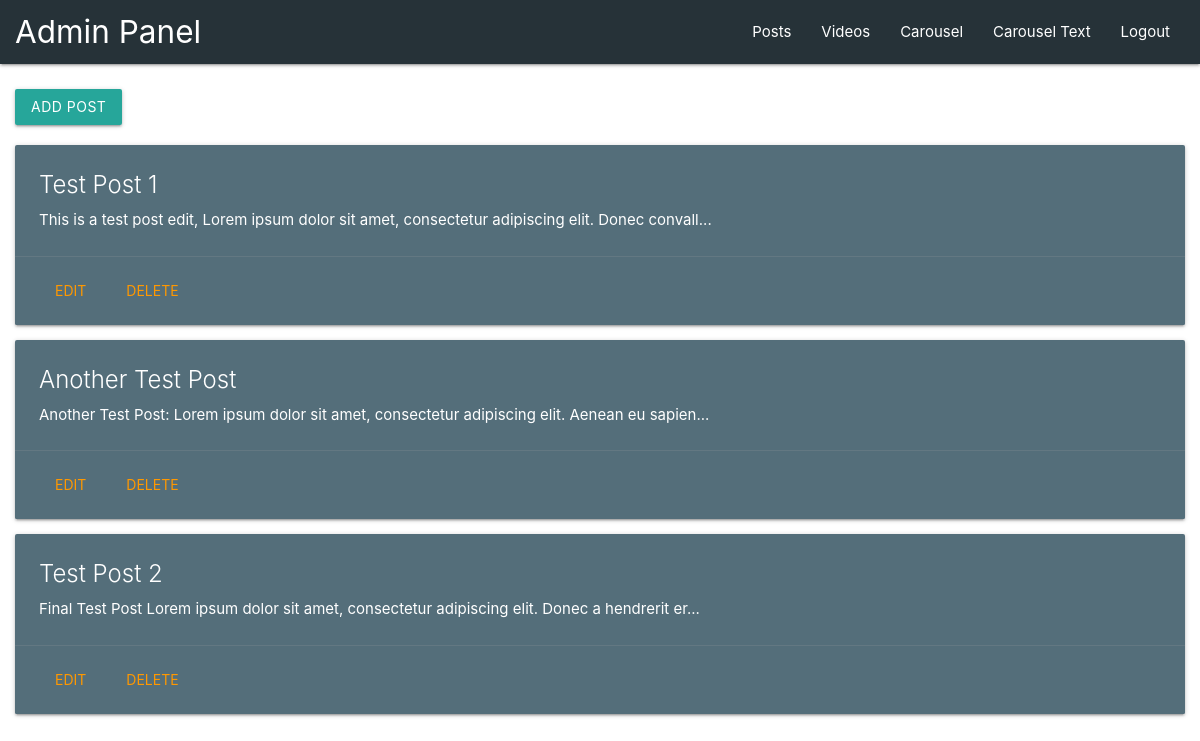
Page /lift-admin/posts/ (signed in) on the committed database.
### liftblog/models.py (models this page shows, shortened)
class TextPost(models.Model):
    title = models.CharField(max_length=75)
    author = models.ForeignKey(User, on_delete=models.CASCADE)
    post_image = models.ImageField(upload_to='images/', blank=True)
    content = models.TextField()
    created_at = models.DateTimeField(auto_now=True)

### liftblog/views.py (the view)
# urls.py: path('lift-admin/posts/', views.allPosts, name="All Posts"),
def allPosts(request):
    posts = TextPost.objects.all()
    context = {
        "title": "Text Posts",
        "posts": posts
    }
    return render(request, 'admin_posts.html', context)

### liftblog/templates/admin_posts.html (shortened to what this page needs)
{% extends 'admin_master.html' %}
{% block admin_block %}
    <div class="center-box">
        <div class="row">
            <a href="add-post/" class="waves-effect waves-light btn">Add Post</a>
        </div>
        {% for post in posts %}
            <div class="col s12 m6 l6">
                <div class="card blue-grey darken-1">
                    <div class="card-content white-text">
                        <span class="card-title">{{ post.title }}</span>
                        {% if post.content|length > 100 %}
                            <p>{{ post.content|slice:100 }}...</p>
                        {% else %}
                            <p>{{ post.content }}</p>
                        {% endif %}
                    </div>
                    <div class="card-action" style="display: flex;">
                        <a class="waves-effect waves-teal btn-flat orange-text" href="{{ post.id }}/edit">Edit</a>
                        <form action="{{ post.id }}/delete/" method="POST">
                            <button class="waves-effect waves-teal btn-flat orange-text" style="margin: 0; padding: 0;" type="submit">Delete</button>
                        </form>
                    </div>
                </div>
            </div>
        {% endfor %}
    </div>
{% endblock %}

### liftblog/static/admin-styles.css (style rules this page uses)
html, body { padding: 0; margin: 0; }
.center-box { max-width: 1170px; margin: 25px auto 0 auto; }

### rows in the picture
TextPost: title "Test Post 1", content "This is a test post edit, Lorem ipsum dolor sit amet, consectetur adipiscing elit. Donec convall"
TextPost: title "Another Test Post", content "Another Test Post: Lorem ipsum dolor sit amet, consectetur adipiscing elit. Aenean eu sapien"
TextPost: title "Test Post 2", content "Final Test Post Lorem ipsum dolor sit amet, consectetur adipiscing elit. Donec a hendrerit er"
